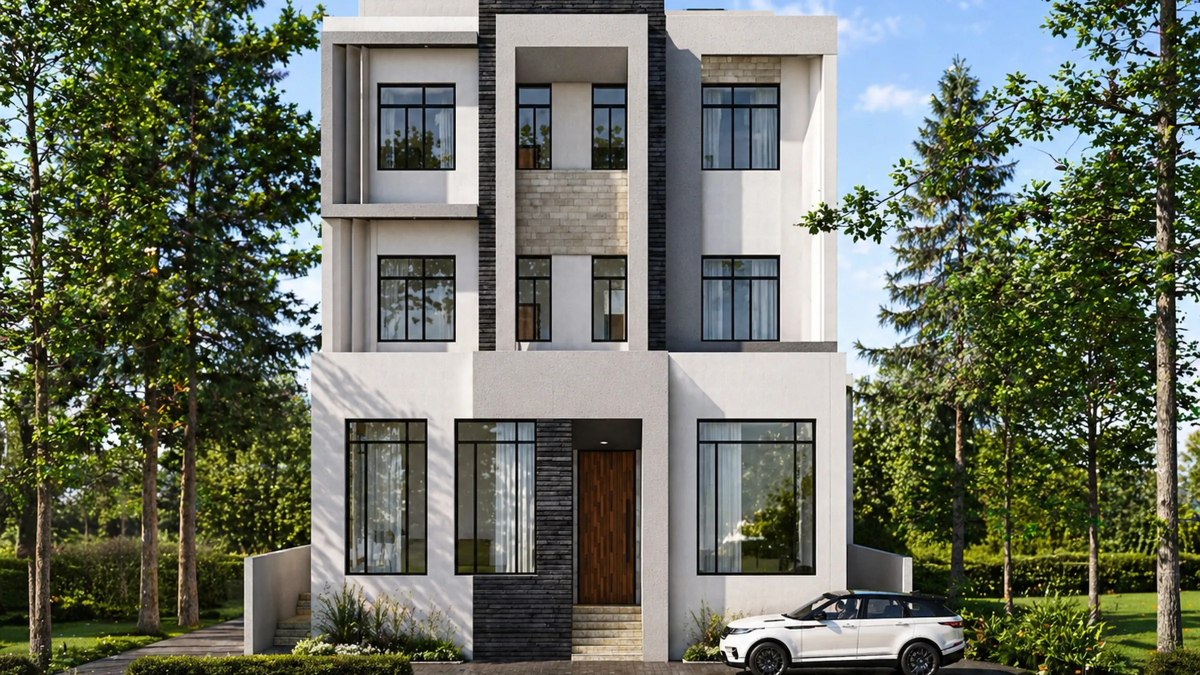
#> input picture assets/img/transitions/hero.webp, 2400 x 1350 px (shown at 1/2 size)
$ python grade.py ../assets/img/transitions/hero.webp
#> lines starting #> are read from the running program, lines starting #| are printed output that depends on the picture
"""
BASE — render post-production.

Raw Enscape/Lumion output is flat: low contrast, cool cast, soft micro
detail. This is the grade you would otherwise do by hand in Photoshop —
tone curve, warmth, local contrast, sharpening, and a light vignette.

Nothing is invented. Every pixel is still your render.

Usage:
    python tools/grade.py preview     # side-by-side before/after samples
    python tools/grade.py apply       # grade the site's photographic images
"""
import os
import sys

import numpy as np
from PIL import Image, ImageFilter, ImageEnhance

Image.MAX_IMAGE_PIXELS = None

ROOT = os.path.dirname(os.path.dirname(os.path.abspath(__file__)))
IMG = os.path.join(ROOT, "assets", "img")
SCRATCH = (r"C:\Users\jalal\AppData\Local\Temp\claude"
           r"\C--Users-jalal-Crypto-bot-claude"
           r"\ac67ab20-4b6e-4140-8a35-3943d84ab4b2\scratchpad")


# ---------------------------------------------------------------- grade
def tone_curve(a, shadow=0.030, highlight=0.028, pivot=0.5, strength=0.16):
    """Gentle S-curve: deepen the low end, lift the top, keep mids honest."""
    x = a.copy()
    s = 1.0 + strength
    x = (x - pivot) * s + pivot
    x = x - shadow * np.clip(1.0 - x * 2.0, 0, 1) ** 2
    x = x + highlight * np.clip((x - 0.5) * 2.0, 0, 1) ** 2
    return np.clip(x, 0, 1)


def split_tone(a, warm=0.009, cool=0.008):
    """Warm the highlights, cool the shadows — how daylight actually reads."""
    lum = a @ np.array([0.2126, 0.7152, 0.0722])
    hi = np.clip((lum - 0.5) * 2.0, 0, 1)[..., None]
    lo = np.clip((0.5 - lum) * 2.0, 0, 1)[..., None]
    a = a + hi * np.array([warm, warm * 0.42, -warm * 0.55])
    a = a + lo * np.array([-cool * 0.5, -cool * 0.12, cool])
    return np.clip(a, 0, 1)


def vignette(im, amount=0.10):
    w, h = im.size
    yy, xx = np.mgrid[0:h, 0:w]
    cx, cy = (w - 1) / 2.0, (h - 1) / 2.0
    r = np.sqrt(((xx - cx) / cx) ** 2 + ((yy - cy) / cy) ** 2) / np.sqrt(2)
    mask = 1.0 - amount * np.clip((r - 0.45) / 0.55, 0, 1) ** 1.7
    a = np.asarray(im).astype(np.float32) / 255.0
    a = a * mask[..., None]
    return Image.fromarray((np.clip(a, 0, 1) * 255).astype(np.uint8))


def grade(im, strength=1.0):
    """Full pass. strength scales the whole grade (0 = untouched)."""
    im = im.convert("RGB")

    a = np.asarray(im).astype(np.float32) / 255.0
    a = tone_curve(a, strength=0.16 * strength,
                   shadow=0.030 * strength, highlight=0.028 * strength)
    # Warmth stays deliberately low: pushing it further reads nicer but
    # shifts specified finishes, and clients choose materials off these.
    a = split_tone(a, warm=0.009 * strength, cool=0.008 * strength)
    im = Image.fromarray((a * 255).astype(np.uint8))

    # local contrast — big radius, low amount. This is what reads as "depth".
    im = im.filter(ImageFilter.UnsharpMask(
        radius=int(38 * strength) or 1, percent=int(26 * strength), threshold=2))

    im = ImageEnhance.Color(im).enhance(1.0 + 0.11 * strength)

    # micro detail last, tight radius so edges crisp without haloing
    im = im.filter(ImageFilter.UnsharpMask(
        radius=1.2, percent=int(62 * strength), threshold=3))

    return vignette(im, amount=0.10 * strength)


# ------------------------------------------------------------- selection
# Photographic renders only. Technical boards, plans, BOQ sheets and
# structural diagrams are deliberately excluded — grading a drawing just
# makes it dirty.
GRADE_LIST = [
    "transitions/hero.webp",
    "transitions/c1-exterior.webp",
    "transitions/c1-interior.webp",
    "transitions/c2-exterior.webp",
    "walk/salmiya-s1.webp",
    "walk/salmiya-s2.webp",
    "walk/salmiya-s3.webp",
    "walk/salmiya-s4.webp",
    "walk/salmiya-s5.webp",
]
GRADE_PROJECT_STEMS = [
    "facade-01", "facade-02", "facade-03",
    "salmiya-01", "salmiya-02",
    "villa329-01", "villa329-02", "villa329-03",
    "villa329-04", "villa329-05", "villa329-06",
    "faisal-01", "faisal-02", "faisal-03",
    "faisal-04", "faisal-05", "faisal-06",
    "hospital-01", "hospital-02",
    "shaleh-01", "shaleh-02", "shaleh-03",
    "shaleh-04", "shaleh-05", "shaleh-06",
    "classic-01", "classic-02", "classic-03",
    "classic-04", "classic-05", "classic-06",
]

SAMPLES = [
    ("projects/faisal-01-full.webp",   "Private Villa — dusk"),
    ("projects/villa329-02-full.webp", "Villa 329"),
    ("walk/salmiya-s2.webp",           "Al-Salmiya — living"),
    ("transitions/hero.webp",          "Hero — Mutlaa façade"),
]


def preview(strength=1.0):
    """Three-up: raw, subtle, strong — so the level is a choice, not a guess."""
    os.makedirs(SCRATCH, exist_ok=True)
    from PIL import ImageDraw
    levels = [(0.0, "RAW"), (0.55, "SUBTLE"), (0.90, "STRONG")]
    for rel, label in SAMPLES:
        src = os.path.join(IMG, rel)
        if not os.path.exists(src):
            print("  missing", rel)
            continue
        before = Image.open(src).convert("RGB")

        w = 720
        tiles = []
        for s, tag in levels:
            im = before if s == 0 else grade(before, s)
            t = im.resize((w, round(w * im.height / im.width)), Image.LANCZOS)
            tiles.append((t, tag))

        h = tiles[0][0].height
        sheet = Image.new("RGB", (w * 3 + 24, h + 26), (10, 10, 10))
        dr = ImageDraw.Draw(sheet)
        for i, (t, tag) in enumerate(tiles):
            x = i * (w + 12)
            sheet.paste(t, (x, 26))
            dr.text((x + 6, 7), tag, fill=(255, 255, 255))
        name = "grade_" + os.path.basename(rel).replace(".webp", "") + ".jpg"
        sheet.save(os.path.join(SCRATCH, name), "JPEG", quality=90)
        print(f"  {label:28s} -> {name}")


MARKER = os.path.join(IMG, ".graded")


def apply(strength=1.0, force=False):
    """Grade in place.

    Grading is destructive, so running it twice would stack the curve and
    the sharpening. The marker blocks that: to change the strength, rebuild
    the derivatives from source first.

        python tools/build_images.py
        python tools/grade.py apply 0.55
    """
#> called with strength = 0.55, force = False
    if os.path.exists(MARKER) and not force:
        with open(MARKER) as f:
            prev = f.read().strip()
        print(f"REFUSING: assets are already graded ({prev}).")
        print("Grading again would stack the curve. Rebuild first:")
        print("    python tools/build_images.py")
        print("    python tools/grade.py apply <strength>")
        return 1

    targets = list(GRADE_LIST)
    for stem in GRADE_PROJECT_STEMS:
        targets += [f"projects/{stem}-thumb.webp", f"projects/{stem}-full.webp"]

    done = 0
    for rel in targets:
        p = os.path.join(IMG, rel)
        if not os.path.exists(p):
            print("  missing", rel)
            continue
        im = Image.open(p)
#> im is the input picture: PIL image 2400x1350 RGB; mean R, G, B 105.5, 110.8, 96.7
        q = 82 if "-full" in rel or rel.startswith(("transitions/", "walk/")) else 76
        grade(im, strength).save(p, "WEBP", quality=q, method=5)
#> in split_tone, `lum = a @ np.array([0.2126, 0.7152, 0.0722])`:
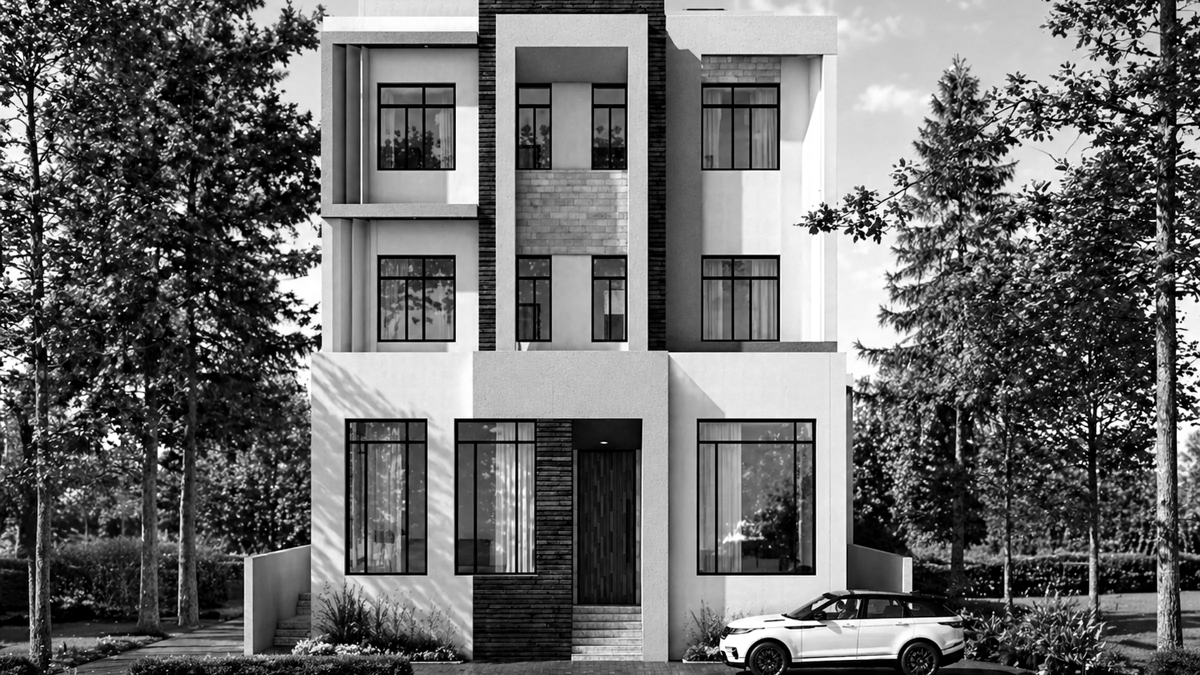
#> lum: shape (1350, 2400) float64 (shown at 1/2 size); min 0, max 1, mean 0.418
#> in split_tone, `hi = np.clip((lum - 0.5) * 2.0, 0, 1)[..., None]`:
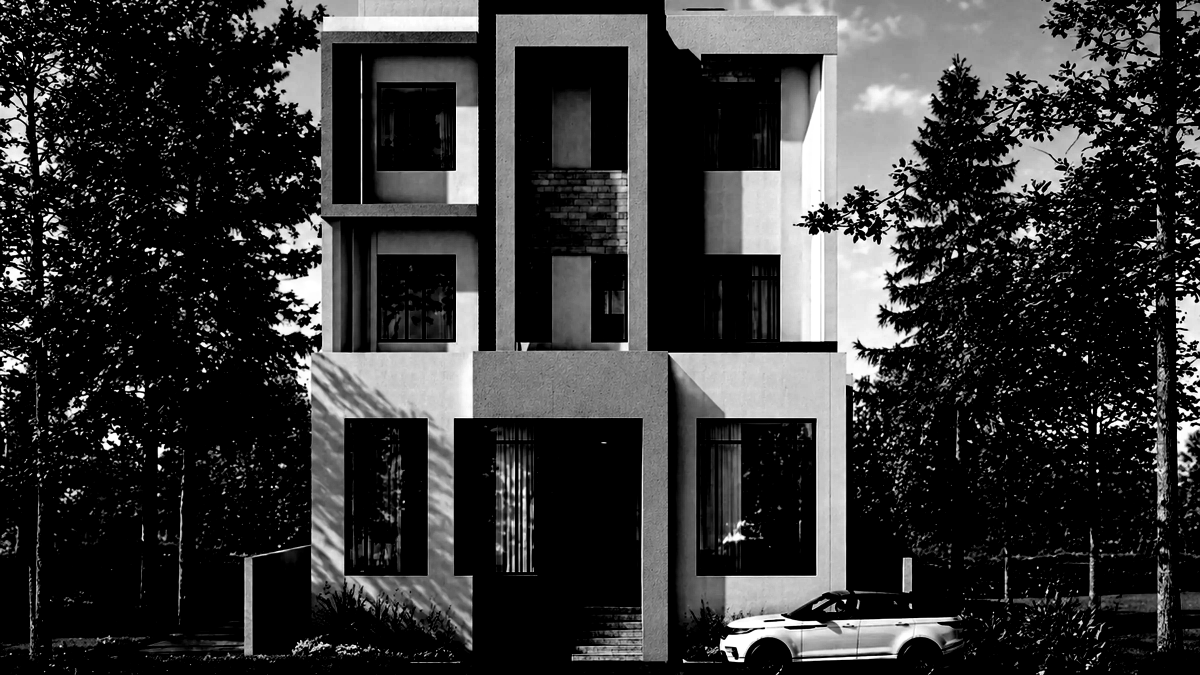
#> hi: shape (1350, 2400, 1) float64 (shown at 1/2 size); min 0, max 1, mean 0.209
#> in split_tone, `lo = np.clip((0.5 - lum) * 2.0, 0, 1)[..., None]`:
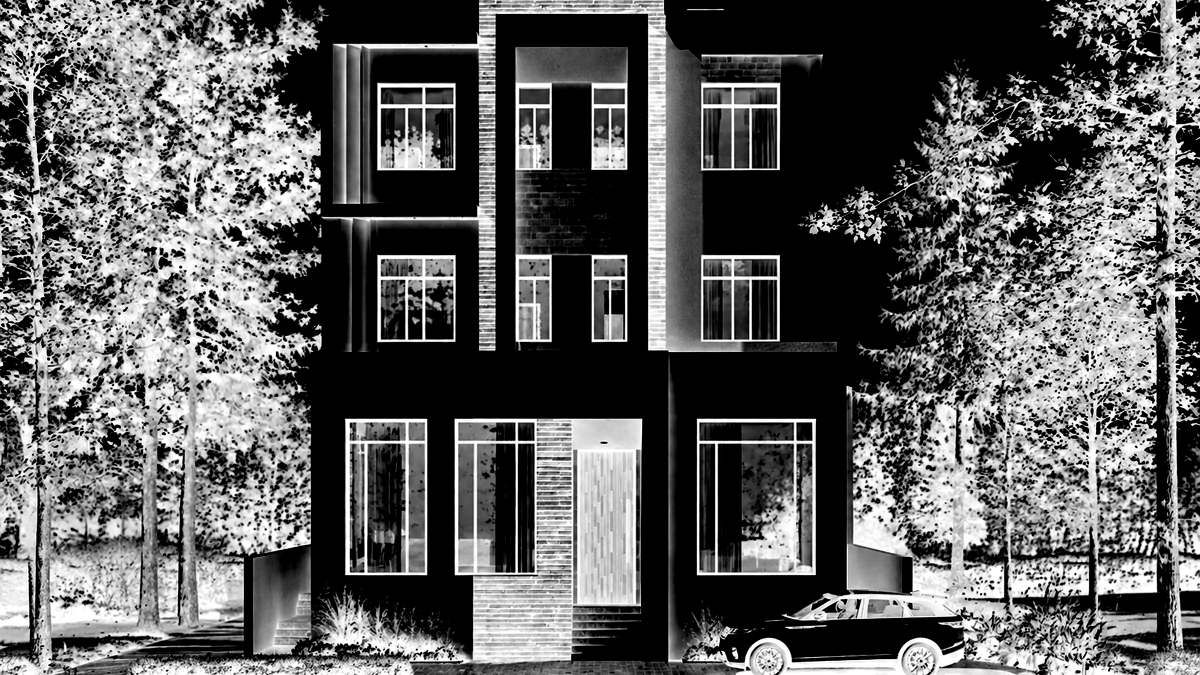
#> lo: shape (1350, 2400, 1) float64 (shown at 1/2 size); min 0, max 1, mean 0.373
#> in grade, `im = im.filter(ImageFilter.UnsharpMask( radius=1.2, percent=int(62 * s..`:
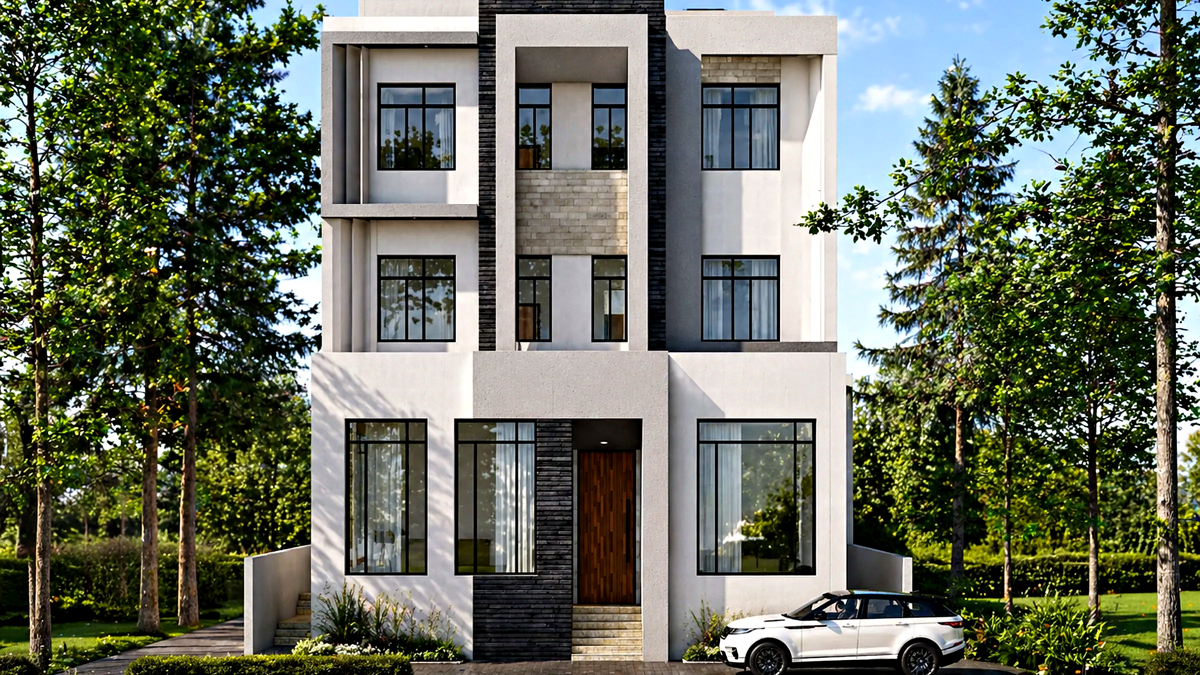
#> im: PIL image 2400x1350 RGB (shown at 1/2 size); mean R, G, B 103.1, 108.7, 93.8
        done += 1
#> pass 2 of the loop in apply, `for rel in targets:`:
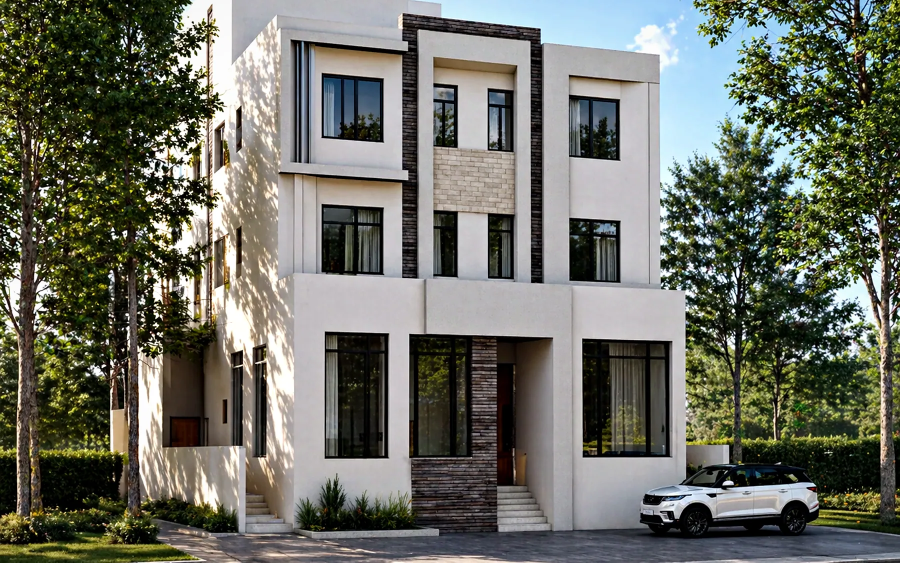
#> input picture assets/img/transitions/c1-exterior.webp, 1800 x 1125 px (shown at 1/2 size)
#> in apply, im is the input picture: PIL image 1800x1125 RGB; mean R, G, B 107.6, 109.6, 99.5
#> lum: shape (1125, 1800) float64
#> in split_tone (call 2), `hi = np.clip((lum - 0.5) * 2.0, 0, 1)[..., None]`:
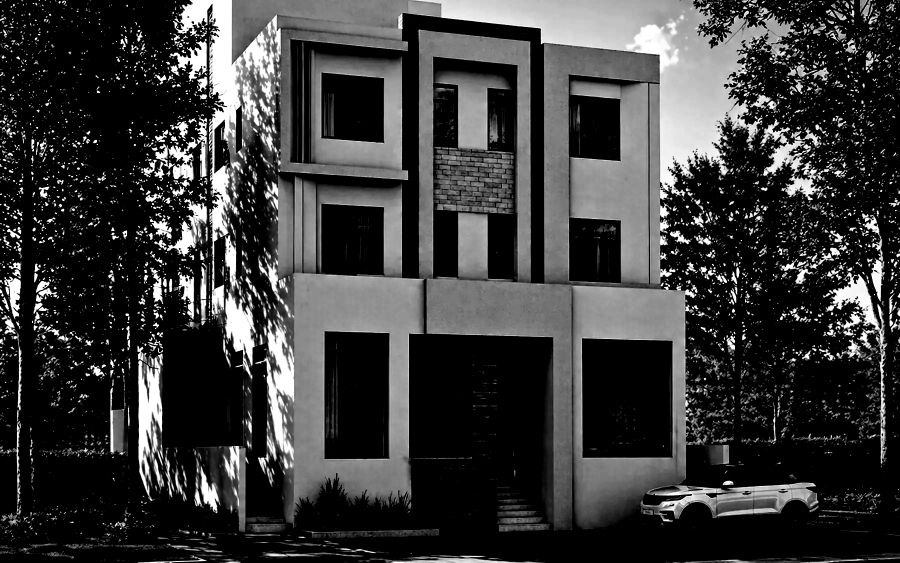
#> hi: shape (1125, 1800, 1) float64 (shown at 1/2 size); min 0, max 1, mean 0.227
#> in split_tone (call 2), `lo = np.clip((0.5 - lum) * 2.0, 0, 1)[..., None]`:
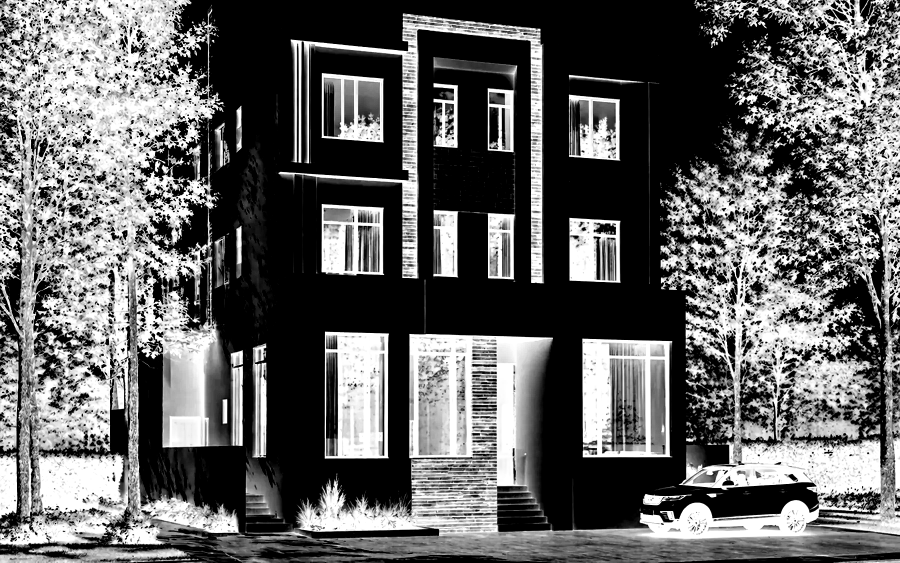
#> lo: shape (1125, 1800, 1) float64 (shown at 1/2 size); min 0, max 1, mean 0.388

    with open(MARKER, "w") as f:
        f.write(f"strength={strength}")
    print(f"graded {done} images at strength {strength}")
    return 0


if __name__ == "__main__":
    args = [a for a in sys.argv[1:] if a != "--force"]
    force = "--force" in sys.argv
    mode = args[0] if args else "preview"
    s = float(args[1]) if len(args) > 1 else 0.55
    if mode == "preview":
        preview(s)
    else:
        sys.exit(apply(s, force) or 0)
#> (the program exits here)
